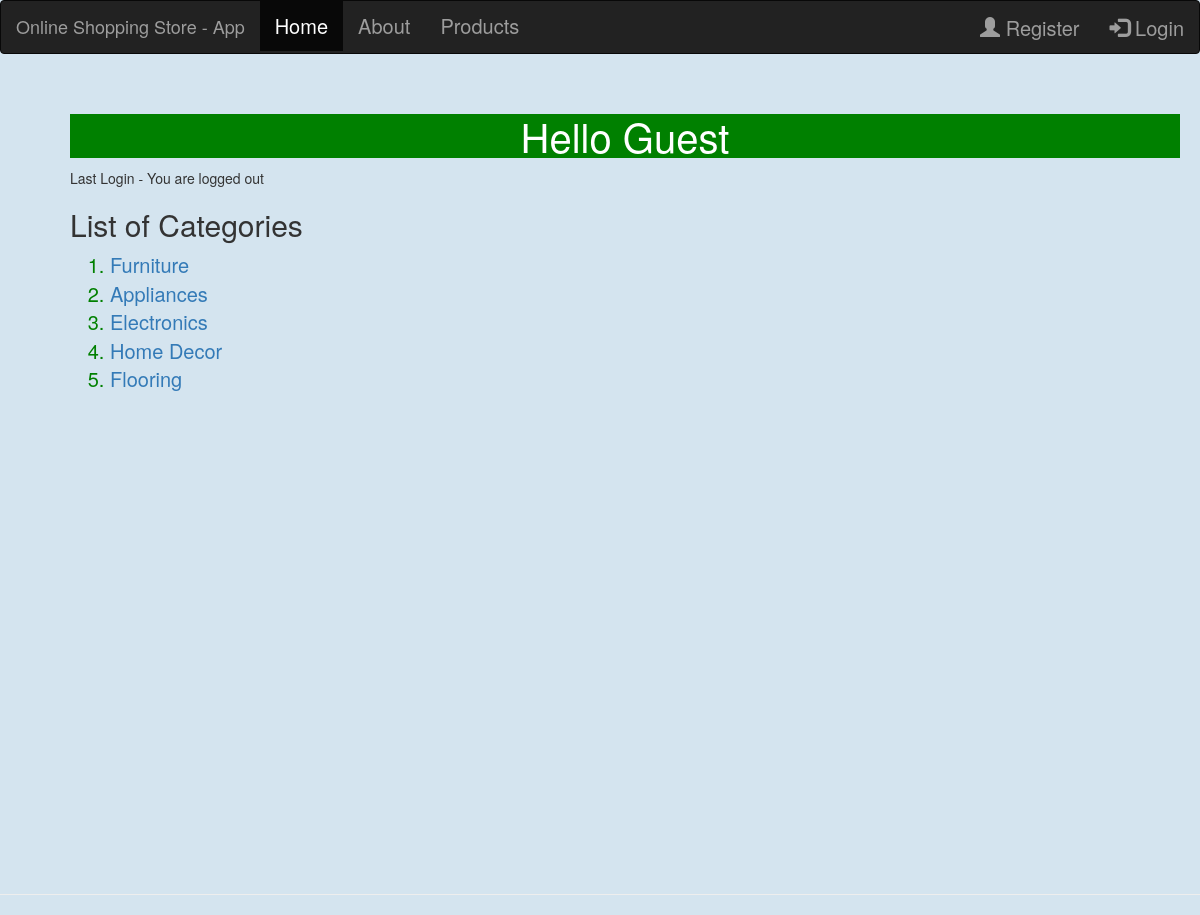
The page /myapp/ on the database its author committed.
### myapp/models.py (models this page shows, shortened)
class Category(models.Model):
    name = models.CharField(max_length=200)
    warehouse = models.CharField(max_length=200, null=True, blank=True)

### myapp/views.py (the view)
# urls.py: path(r'', views.index, name='index'),
def index(request):
    cat_list = Category.objects.all().order_by('id')[:10]
    message = ""
    last_login = "You are logged out"
    format_data = '"%Y-%m-%d %H:%M:%S.%f"'
    if request.session.get('last_login', False):
        last_login = datetime.strptime(request.session.get('last_login'), format_data)
        time = datetime.now() - last_login
        if time.total_seconds() > 3600:
            message = "Your last login was more than one hour ago"
            logout(request)
    return render(request, 'myapp/index.html', {'cat_list': cat_list, 'last_login': last_login, 'user': request.user})

### templates/myapp/index.html
{% extends 'myapp/base.html' %}
{% block myhdg %}
    {% if user.is_authenticated %}
        <h1>Hello {{ user.first_name }}</h1>
    {% else %}
        <h1>Hello Guest</h1>
    {% endif %}
{% endblock %}
{% block body_block %}
    <p>Last Login - {{ last_login }}</p>
    {% if cat_list %}
        <h2>List of Categories</h2>
        <ol>
            {% for cat in cat_list %}
                <li><a href={% url 'myapp:detail' cat.id %}>{{ cat.name }}</a></li>
            {% endfor %}
        </ol>
    {% else %}
        <strong>There are no available categories!</strong>
    {% endif %}
{% endblock %}

### myapp/static/myapp/style.css (style rules this page uses)
body { background-color: rgba(212, 228, 239, 1) !important; }
h1 { background-color: green; color: white !important; font-size: 40px !important; text-align: center; }
h2 { color: red; }
li { color: green; }
a { font-size: 20px; }
ol { font-size: 20px; }

### rows shown on the page
Category: name "Furniture"
Category: name "Appliances"
Category: name "Electronics"
Category: name "Home Decor"
Category: name "Flooring"

### other values the page prints
{{ last_login }} "You are logged out"
